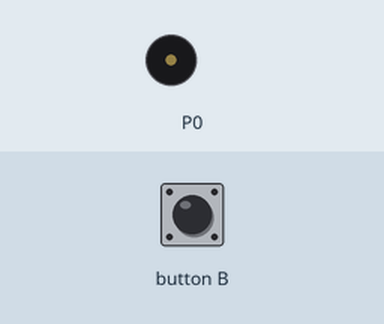
Bench run of a program on a simulated BBC micro:bit (MakeCode). On the bench: buzzer (waves = sounding). The inputs (shaded band) are chosen by the test bench.

Above: at 1.2 s.
1.3 s: button B pressed for 0.15 s
At 1.8 s:
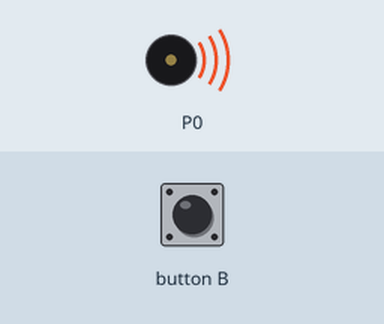
Timing chart, 0 to 10.4 s (numbered marks = the images above; inputs shaded):
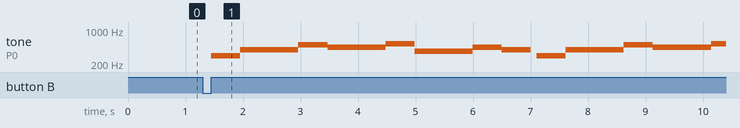

The program:

main.ts
```typescript
input.onButtonPressed(Button.B, function () {
    music.setBuiltInSpeakerEnabled(true)
    music.playTone(294, music.beat(BeatFraction.Whole))
    music.playTone(392, music.beat(BeatFraction.Whole))
    music.playTone(392, music.beat(BeatFraction.Whole))
    music.playTone(494, music.beat(BeatFraction.Whole))
    music.playTone(440, music.beat(BeatFraction.Whole))
    music.playTone(440, music.beat(BeatFraction.Whole))
    music.playTone(523, music.beat(BeatFraction.Whole))
    music.playTone(370, music.beat(BeatFraction.Whole))
    music.playTone(370, music.beat(BeatFraction.Whole))
    music.playTone(440, music.beat(BeatFraction.Whole))
    music.playTone(392, music.beat(BeatFraction.Whole))
    basic.pause(100)
    music.playTone(294, music.beat(BeatFraction.Whole))
    music.playTone(392, music.beat(BeatFraction.Whole))
    music.playTone(392, music.beat(BeatFraction.Whole))
    music.playTone(494, music.beat(BeatFraction.Whole))
    music.playTone(440, music.beat(BeatFraction.Half))
    music.playTone(440, music.beat(BeatFraction.Half))
    music.playTone(440, music.beat(BeatFraction.Whole))
    music.playTone(523, music.beat(BeatFraction.Whole))
    music.playTone(370, music.beat(BeatFraction.Whole))
    music.playTone(370, music.beat(BeatFraction.Whole))
    music.playTone(440, music.beat(BeatFraction.Whole))
    music.playTone(392, music.beat(BeatFraction.Whole))
    music.playTone(587, music.beat(BeatFraction.Whole))
    music.playTone(440, music.beat(BeatFraction.Whole))
    music.playTone(440, music.beat(BeatFraction.Whole))
    music.playTone(587, music.beat(BeatFraction.Whole))
    music.playTone(494, music.beat(BeatFraction.Whole))
    music.playTone(494, music.beat(BeatFraction.Whole))
    music.playTone(587, music.beat(BeatFraction.Whole))
    music.playTone(523, music.beat(BeatFraction.Whole))
    music.playTone(523, music.beat(BeatFraction.Whole))
    music.playTone(494, music.beat(BeatFraction.Whole))
    music.playTone(440, music.beat(BeatFraction.Whole))
    music.playTone(294, music.beat(BeatFraction.Whole))
    music.playTone(392, music.beat(BeatFraction.Whole))
    music.playTone(392, music.beat(BeatFraction.Half))
    music.playTone(440, music.beat(BeatFraction.Half))
    music.playTone(494, music.beat(BeatFraction.Half))
    music.playTone(523, music.beat(BeatFraction.Half))
    music.playTone(587, music.beat(BeatFraction.Whole))
    music.playTone(494, music.beat(BeatFraction.Whole))
    music.playTone(392, music.beat(BeatFraction.Whole))
    music.playTone(523, music.beat(BeatFraction.Whole))
    music.playTone(440, music.beat(BeatFraction.Whole))
    music.playTone(370, music.beat(BeatFraction.Whole))
    music.playTone(392, music.beat(BeatFraction.Double))
})
```

test.ts
```typescript
// tests gaan hier; deze zal niet worden gecompileerd wanneer dit pakket wordt gebruikt als extensie.
```

Measured:
- after the input at 1.3 s, tone on P0: plays 294 Hz for 0.51 s, 392 Hz for 1.0 s, 494 Hz for 0.51 s, 440 Hz for 1.0 s, 523 Hz for 0.51 s, 370 Hz for 1.0 s … (13 notes in this stretch), starting after 0.15 s
